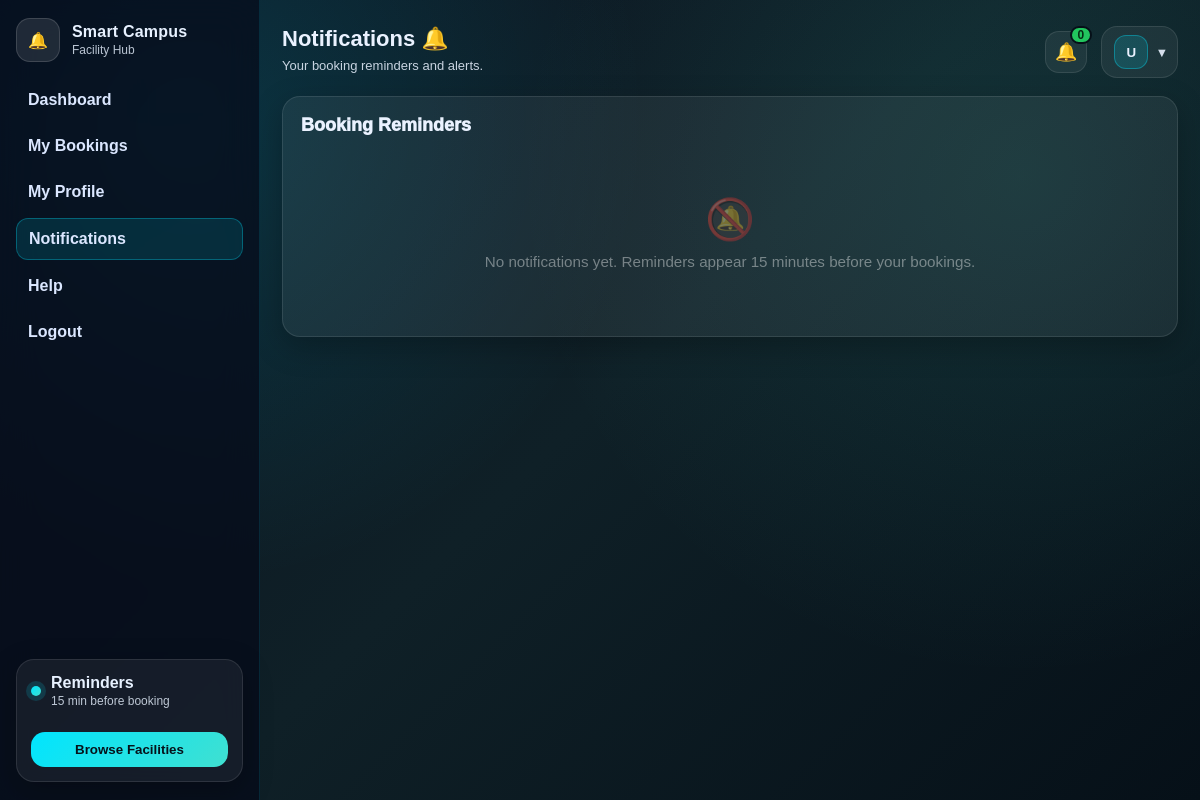
Before: /notifications (signed in) with the older database file.
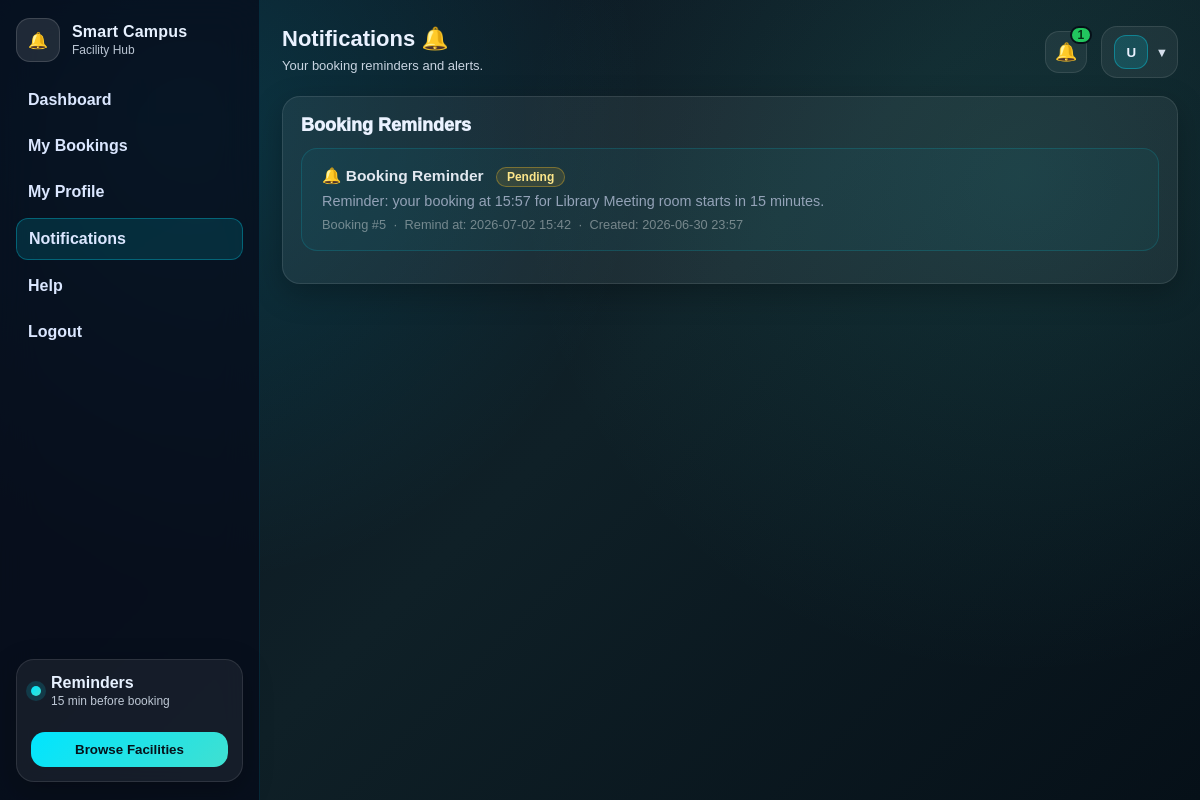
After: the same page with the newer database file.
### tables this page shows
CREATE TABLE booking_notifications (
        id INTEGER PRIMARY KEY AUTOINCREMENT,
        user_id INTEGER,
        booking_id INTEGER,
        remind_at TEXT,
        message TEXT,
        is_sent INTEGER DEFAULT 0,
        created_at TEXT DEFAULT (datetime('now'))
    );

### app.py (the view)
@app.route('/notifications')
def notifications():
    guard = require_student()
    if guard: return guard
    conn = get_db()
    user_id = session.get('user_id')
    notes = conn.execute(
        """
        SELECT id, booking_id, remind_at, message, is_sent, created_at
        FROM booking_notifications
        WHERE user_id=?
        ORDER BY created_at DESC
        LIMIT 30
        """,
        (user_id,)
    ).fetchall()
    conn.close()
    name = session.get('username', 'User')
    notif_count = len([n for n in notes if not n['is_sent']])
    return render_template('notifications.html', notes=notes, name=name, notification_count=notif_count)

### app.py (called while the page is built)
def get_db():
    conn = sqlite3.connect("database.db")
    conn.row_factory = sqlite3.Row
    return conn

def require_student():
    if "user_id" not in session:
        flash("Please log in to continue.")
        return redirect('/login')
    if session.get("role") == "admin":
        session.clear()
        session.modified = True
        flash("Access denied. Please log in as a student.")
        return redirect('/login')
    return None

### smart campus/smart campus/templates/notifications.html (shortened to what this page needs)
<!DOCTYPE html>
<html lang="en">
<head>
  <link rel="stylesheet" href="{{ url_for('static', filename='hub.css') }}">
</head>
<body class="dashboard-page">
  <aside class="sidebar">
    <div class="sidebar-top">
      <div class="brand">
        <div class="brand-mark">🔔</div>
        <div class="brand-text">
          <div class="brand-name">Smart Campus</div>
          <div class="brand-sub">Facility Hub</div>
        </div>
      </div>
    </div>
    <nav class="nav">
      <a class="nav-link" href="/dashboard">Dashboard</a>
      <a class="nav-link" href="/bookings">My Bookings</a>
      <a class="nav-link" href="/profile">My Profile</a>
      <a class="nav-link active" href="/notifications">Notifications</a>
      <a class="nav-link" href="/help">Help</a>
      <a class="nav-link" href="/logout">Logout</a>
    </nav>
    <div class="sidebar-cta">
      <div class="calendar-card">
        <div class="calendar-head">
          <span class="calendar-dot"></span>
          <div>
            <div class="calendar-title">Reminders</div>
            <div class="calendar-sub">15 min before booking</div>
          </div>
        </div>
        <button class="cta-button" type="button" onclick="location.href='/dashboard'">Browse Facilities</button>
      </div>
    </div>
  </aside>
  <main class="main">
    <header class="topbar">
      <div class="welcome">
        <div class="welcome-title">Notifications 🔔</div>
        <div class="welcome-sub">Your booking reminders and alerts.</div>
      </div>
      <div class="top-actions">
        <div class="bell-wrap">
          <a href="/notifications" class="icon-btn" aria-label="Notifications" style="text-decoration:none; display:flex; align-items:center; justify-content:center;">
            <span class="icon">🔔</span>
            <span class="badge">{{ notification_count if notification_count is not none else 0 }}</span>
          </a>
        </div>
        <div class="profile">
          <button class="profile-btn" type="button">
            <span class="avatar">{{ (name[0] if name else 'U')|upper }}</span>
            <span class="profile-caret">▾</span>
          </button>
        </div>
      </div>
    </header>
    <section class="profile-layout" style="margin-top:10px;">
      <section class="profile-card" style="flex:1; min-width:360px;">
        <h2 class="profile-title">Booking Reminders</h2>
        {% if notes and notes|length > 0 %}
          {% for n in notes %}
            <div class="notif-card">
              <div class="notif-title">
                🔔 Booking Reminder
                <span class="notif-sent {{ 'yes' if n['is_sent'] else 'no' }}">
                  {{ 'Sent' if n['is_sent'] else 'Pending' }}
                </span>
              </div>
              <div class="notif-msg">{{ n['message'] if n['message'] else 'You have an upcoming booking.' }}</div>
              <div class="notif-meta">
                Booking #{{ n['booking_id'] }} &nbsp;·&nbsp; Remind at: {{ n['remind_at'] }}
                {% if n['created_at'] %}&nbsp;·&nbsp; Created: {{ n['created_at'] }}{% endif %}
              </div>
            </div>
          {% endfor %}
        {% else %}
          <div class="empty-state">
            <div class="empty-icon">🔕</div>
            No notifications yet. Reminders appear 15 minutes before your bookings.
          </div>
        {% endif %}
      </section>
    </section>
  </main>
</body>
</html>

Changed rows visible on the page:
added booking_notifications: is_sent "Pending", message "Reminder: your booking at 15:57 for Library Meeting room starts in 15 minutes.", booking_id "5", remind_at "2026-07-02 15:42", created_at "2026-06-30 23:57"
Other visible differences:
{{ notification_count if notification_count is not none else 0 }}: "0" → "1"
text no longer shown: "🔕 No notifications yet. Reminders appear 15 minutes before your bookings."
